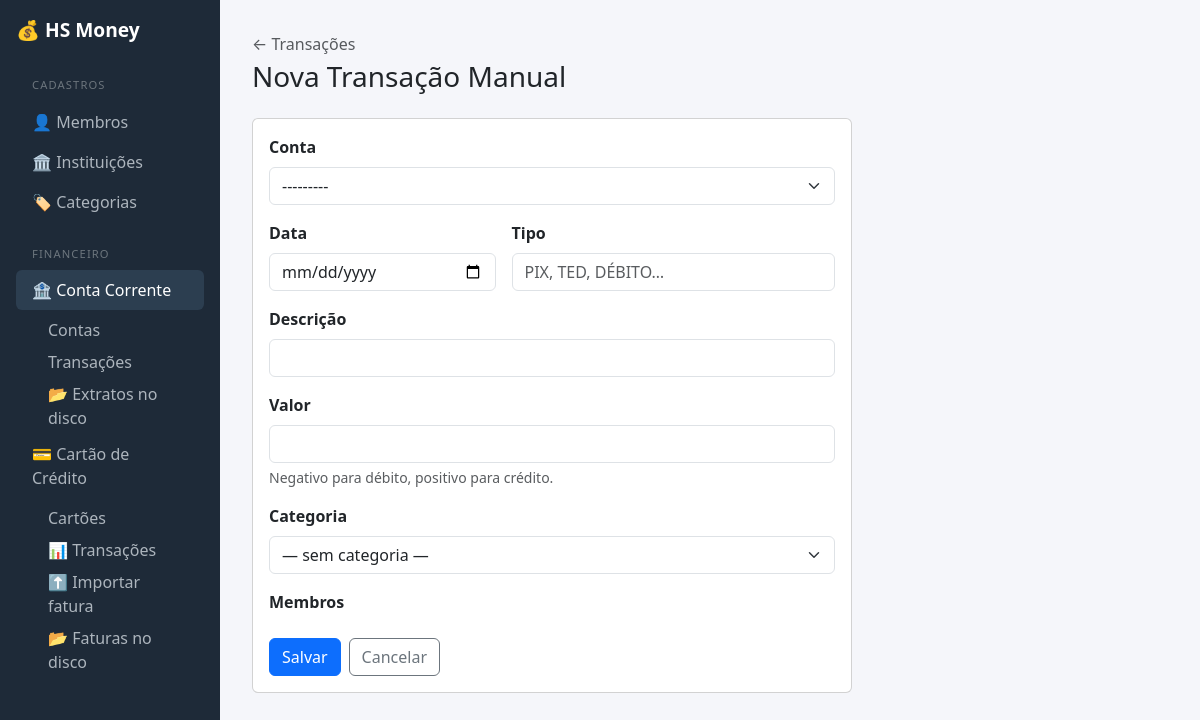
Before: /conta/transacoes/nova/ with the older database file.
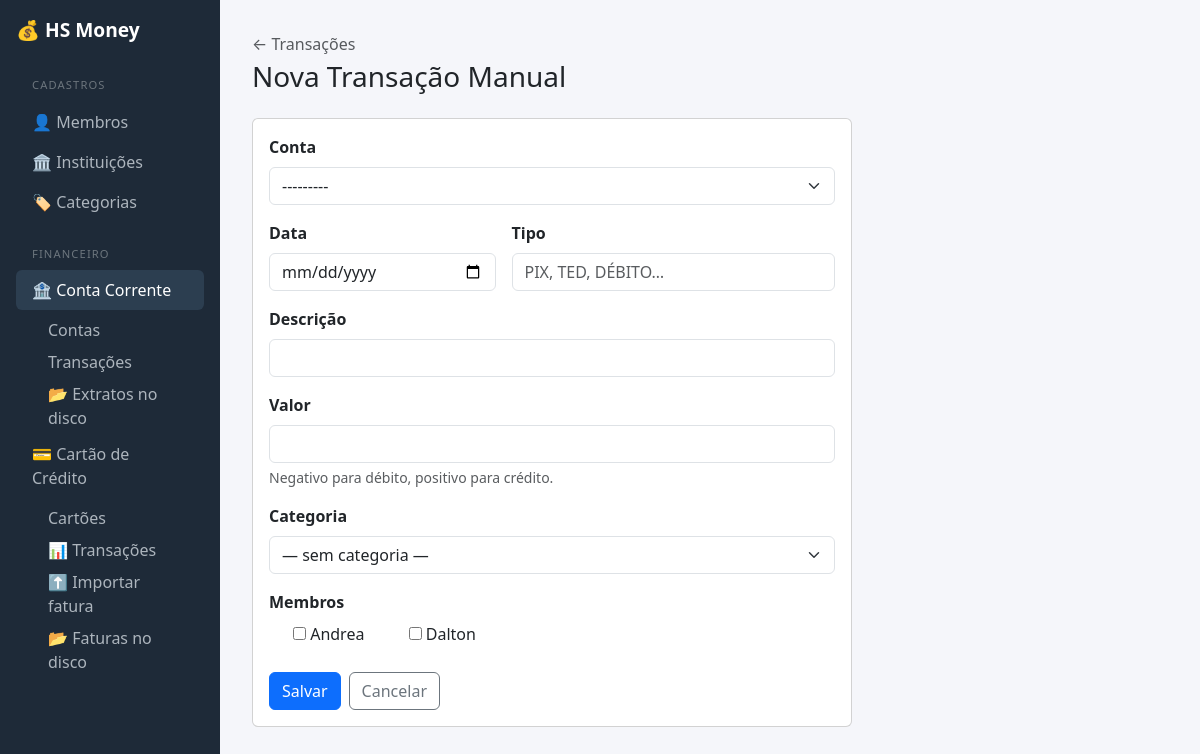
After: the same page with the newer database file.
### hs_money/core/models.py (models this page shows)
class Membro(models.Model):
    nome = models.CharField("Nome", max_length=100)
    adulto = models.BooleanField(default=True)
    ordem = models.PositiveIntegerField("Ordem", default=0)
    class Meta:
        ordering = ["ordem", "nome"]
    def __str__(self):
        return self.nome

### hs_money/conta_corrente/views.py (the view, shortened to what this page needs)
# urls.py: path('transacoes/nova/',                    views.transacao_criar,           name='transacao_criar'),
def transacao_criar(request):
    initial = {}
    if request.GET.get('conta'):
        initial['conta'] = request.GET.get('conta')
    form = TransacaoManualForm(request.POST or None, initial=initial)
    return render(request, 'conta_corrente/transacoes/form.html', {
        'form':  form,
        'titulo': 'Nova Transação Manual',
        'next':  request.GET.get('next', ''),
    })

### hs_money/conta_corrente/models.py (called while the page is built)
    def __str__(self) -> str:
        ag = f" ag. {self.agencia}" if self.agencia else ''
        return f"{self.instituicao} — cc {self.numero}{ag}"

### hs_money/core/models.py (called while the page is built)
    def __str__(self):
        return self.nome

### hs_money/conta_corrente/templates/conta_corrente/transacoes/form.html (shortened to what this page needs)
{% extends "core/base.html" %}
{% block content %}
<div class="mb-4">
  <a href="{% url 'conta_corrente:transacoes_lista' %}" class="text-decoration-none text-muted">
    ← Transações
  </a>
  <h1 class="h3 mt-1">{{ titulo }}</h1>
</div>
<div class="card" style="max-width: 600px;">
  <div class="card-body">
    <form method="post" novalidate>
      <div class="mb-3">
        <label class="form-label fw-semibold">Conta</label>
        {{ form.conta }}
      </div>
      <div class="row g-3 mb-3">
        <div class="col-sm-5">
          <label class="form-label fw-semibold">Data</label>
          {{ form.data }}
        </div>
        <div class="col-sm-7">
          <label class="form-label fw-semibold">Tipo</label>
          {{ form.tipo }}
        </div>
      </div>
      <div class="mb-3">
        <label class="form-label fw-semibold">Descrição</label>
        {{ form.descricao }}
      </div>
      <div class="mb-3">
        <label class="form-label fw-semibold">Valor</label>
        {{ form.valor }}
        {% if form.valor.help_text %}
          <div class="form-text">{{ form.valor.help_text }}</div>
        {% endif %}
      </div>
      <div class="mb-3">
        <label class="form-label fw-semibold">Categoria</label>
        {{ form.categoria }}
      </div>
      <div class="mb-4">
        <label class="form-label fw-semibold d-block">Membros</label>
        {% for checkbox in form.membros %}
          <div class="form-check form-check-inline">
            {{ checkbox.tag }}
            <label class="form-check-label" for="{{ checkbox.id_for_label }}">
              {{ checkbox.choice_label }}
            </label>
          </div>
        {% endfor %}
      </div>
      <div class="d-flex gap-2">
        <button type="submit" class="btn btn-primary">Salvar</button>
        <a href="{% url 'conta_corrente:transacoes_lista' %}" class="btn btn-outline-secondary">Cancelar</a>
      </div>
    </form>
  </div>
</div>
{% endblock %}

Changed rows visible on the page:
added Membro: choice_label "Andrea"
added Membro: choice_label "Dalton"
